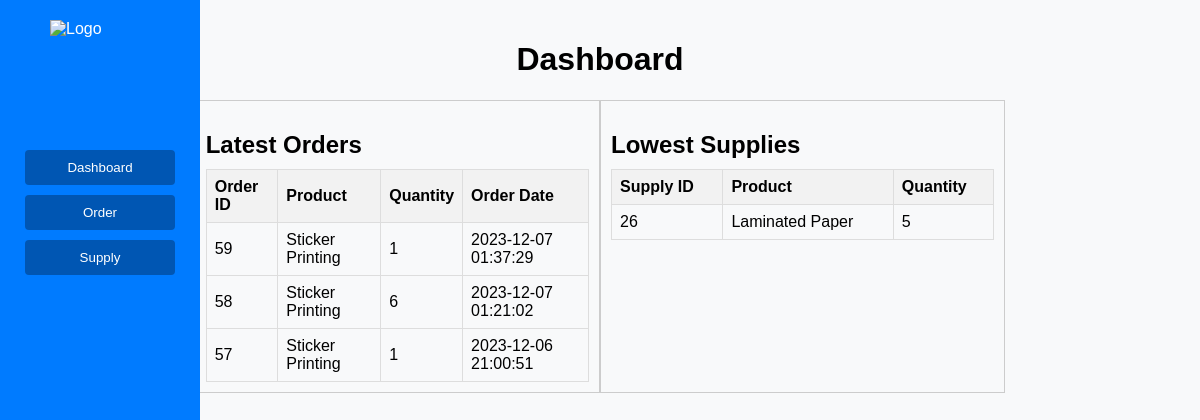
The app's page /home.php with its own data.
### tables this page shows
CREATE TABLE `orders` (
  `order_id` int(11) NOT NULL,
  `order_type` varchar(255) NOT NULL,
  `size` varchar(255) NOT NULL,
  `quantity` int(11) NOT NULL,
  `total_area` decimal(10,2) NOT NULL,
  `a4_needed` int(11) DEFAULT NULL,
  `total_supply` int(11) DEFAULT NULL,
  `created_at` datetime NOT NULL DEFAULT current_timestamp()
);

CREATE TABLE `supplies` (
  `supply_id` int(11) NOT NULL,
  `supply_name` varchar(50) NOT NULL,
  `quantity` int(11) NOT NULL,
  `purchase_date` date DEFAULT NULL
);

### home.php (the view, shortened to what this page needs)
<?php
$host = "localhost";
$user = "root";
$password = "";
$database = "orders_management";
$conn = new mysqli($host, $user, $password, $database);
$orderQuery = "SELECT * FROM `orders` ORDER BY `created_at` DESC LIMIT 3";
$orderResult = $conn->query($orderQuery);
$suppliesQuery = "SELECT * FROM `supplies` ORDER BY `quantity` ASC LIMIT 1";
$suppliesResult = $conn->query($suppliesQuery);
$lowestSupply = $suppliesResult->fetch_assoc();
?>
<!DOCTYPE html>
<html lang="en">
<head>
    <link rel="stylesheet" href="style_home.css">
</head>
<body>
<div class="sidebar">
        <img src="logo.jpg" alt="Logo" class="logo">
        <button onclick="location.href='home.php'">Dashboard</button>
        <button onclick="location.href='table_order.php'">Order</button>
        <button onclick="location.href='table_supply.php'">Supply</button>
    </div>
    <h1>Dashboard</h1>
    <div class="container">
        <div class="table-container">
            <h2>Latest Orders</h2>
            <table>
                <thead>
                    <tr>
                        <th>Order ID</th>
                        <th>Product</th>
                        <th>Quantity</th>
                        <th>Order Date</th>
                    </tr>
                </thead>
                <tbody>
                    <?php while ($row = $orderResult->fetch_assoc()): ?>
                        <tr>
                            <td><?= $row['order_id'] ?></td>
                            <td><?= $row['order_type'] ?></td>
                            <td><?= $row['quantity'] ?></td>
                            <td><?= $row['created_at'] ?></td>
                        </tr>
                    <?php endwhile; ?>
                </tbody>
            </table>
        </div>
        <div class="table-container">
            <h2>Lowest Supplies</h2>
            <table>
                <thead>
                    <tr>
                        <th>Supply ID</th>
                        <th>Product</th>
                        <th>Quantity</th>
                    </tr>
                </thead>
                <tbody>
                    <tr>
                        <td><?= $lowestSupply['supply_id'] ?></td>
                        <td><?= $lowestSupply['supply_name'] ?></td>
                        <td><?= $lowestSupply['quantity'] ?></td>
                    </tr>
                </tbody>
            </table>
        </div>
    </div>
</body>
</html>

### style_home.css (style rules this page uses)
body { background-color: #f8f9fa; font-family: Arial, sans-serif; margin: 0; padding: 0; display: flex; flex-direction: column; align-items: center; height: 100vh; }
.sidebar { height: 100%; width: 200px; position: fixed; z-index: 1; top: 0; left: 0; background-color: #007bff; padding-top: 20px; color: white; display: flex; flex-direction: column; align-items: center; }
.logo { width: 100px; height: 100px; margin-bottom: 20px; }
button { background-color: #0056b3; color: white; padding: 10px; border: none; border-radius: 4px; cursor: pointer; margin-top: 10px; width: 150px; }

### home.php (style rules this page uses)
body { font-family: Arial, sans-serif; margin: 20px; }
.container { display: flex; justify-content: space-between; }
.table-container { width: 48%; border: 1px solid #ccc; padding: 10px; margin-bottom: 20px; }
table { width: 100%; border-collapse: collapse; margin-top: 10px; }
th, td { border: 1px solid #ddd; padding: 8px; text-align: left; }
th { background-color: #f2f2f2; }
h2 { margin-bottom: 10px; }

### records on screen
orders: order_id "59", order_type "Sticker Printing", quantity "1", created_at "2023-12-07 01:37:29"
orders: order_id "58", order_type "Sticker Printing", quantity "6", created_at "2023-12-07 01:21:02"
orders: order_id "57", order_type "Sticker Printing", quantity "1", created_at "2023-12-06 21:00:51"
supplies: supply_id "26", supply_name "Laminated Paper", quantity "5"
